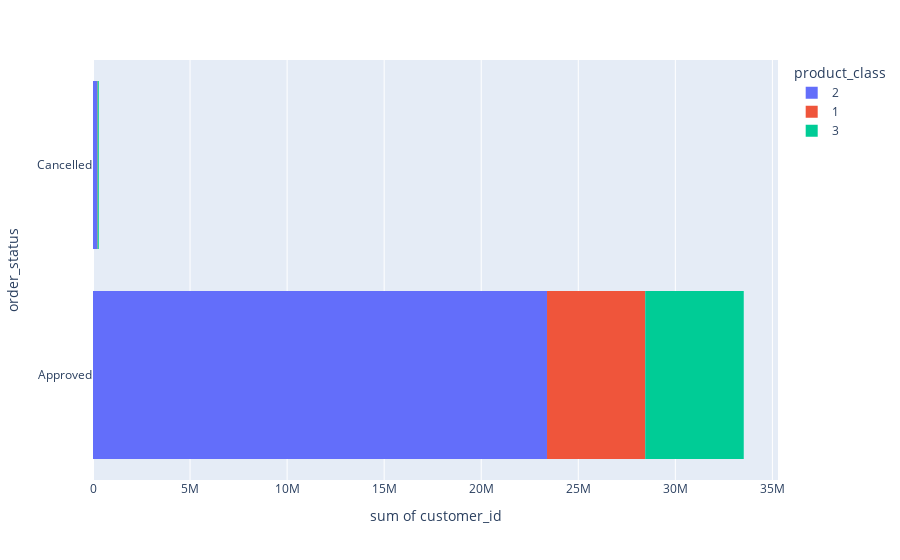

Notebook source saved alongside this figure:
### Markdown cell above
Most Sold Brand is "Giant Bicycles", whereas lowest sales notes in WeareA2B.

### Code cell
customer_wise=px.histogram(transDf,x="customer_id",y="order_status",color="product_class").show()

### Figure 1 — Plotly figure (JSON) as saved in the notebook; plotly's stock layout.template omitted (floating-point values rounded to 4 significant figures; data arrays with more than 128 entries replaced by an {"elided": "..."} marker saying what was removed)
{"data": [{"alignmentgroup": "True", "bingroup": "y", "histfunc": "sum", "hovertemplate": "product_class=2<br>sum of customer_id=%{x}<br>order_status=%{y}<extra></extra>", "legendgroup": "2", "marker": {"color": "#636efa", "pattern": {"shape": ""}}, "name": "2", "offsetgroup": "2", "orientation": "h", "showlegend": true, "type": "histogram", "x": {"elided": "13586 int values"}, "xaxis": "x", "y": {"elided": "13586 str values"}, "yaxis": "y"}, {"alignmentgroup": "True", "bingroup": "y", "histfunc": "sum", "hovertemplate": "product_class=1<br>sum of customer_id=%{x}<br>order_status=%{y}<extra></extra>", "legendgroup": "1", "marker": {"color": "#EF553B", "pattern": {"shape": ""}}, "name": "1", "offsetgroup": "1", "orientation": "h", "showlegend": true, "type": "histogram", "x": {"elided": "2906 int values"}, "xaxis": "x", "y": {"elided": "2906 str values"}, "yaxis": "y"}, {"alignmentgroup": "True", "bingroup": "y", "histfunc": "sum", "hovertemplate": "product_class=3<br>sum of customer_id=%{x}<br>order_status=%{y}<extra></extra>", "legendgroup": "3", "marker": {"color": "#00cc96", "pattern": {"shape": ""}}, "name": "3", "offsetgroup": "3", "orientation": "h", "showlegend": true, "type": "histogram", "x": {"elided": "2952 int values"}, "xaxis": "x", "y": {"elided": "2952 str values"}, "yaxis": "y"}], "layout": {"barmode": "relative", "legend": {"title": {"text": "product_class"}, "tracegroupgap": 0}, "margin": {"t": 60}, "xaxis": {"anchor": "y", "domain": [0, 1], "title": {"text": "sum of customer_id"}}, "yaxis": {"anchor": "x", "domain": [0, 1], "title": {"text": "order_status"}}}}
